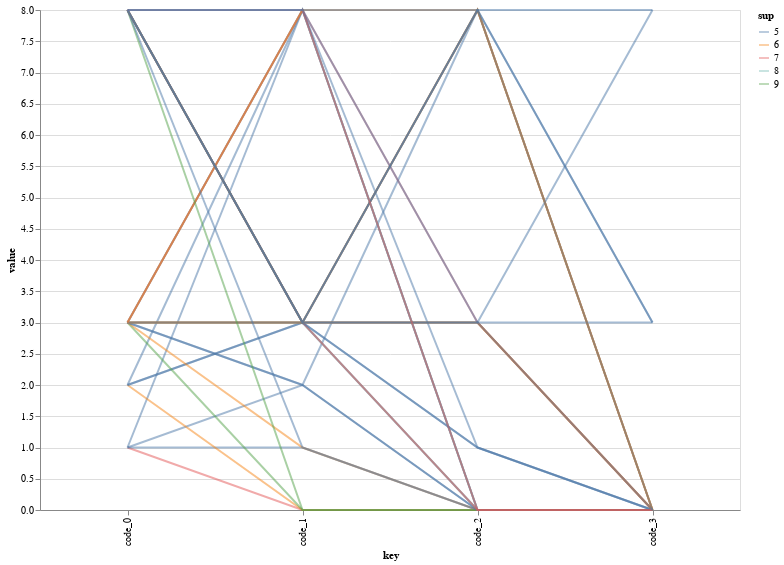

The notebook cell this image was saved under:
### Markdown cell above
### First 5 min sequence

### Code cell
alt.Chart(startGamePatternsDict).transform_window(
    index='count()'
).transform_fold(
    ['code_0', 'code_1', 'code_2', 'code_3']
).mark_line().encode(
    x='key:N',
    y='value:Q',
    color='sup:N',
    detail='index:N',
    opacity=alt.value(0.5)
).properties(width=700, height=500)

### Figure 1 — Vega-Lite specification as saved in the notebook (floating-point values rounded to 4 significant figures)
{"config": {"view": {"continuousWidth": 400, "continuousHeight": 300}}, "data": {"name": "data-33e544718e24cefe1567c929d93bc1bf"}, "mark": "line", "encoding": {"color": {"type": "nominal", "field": "sup"}, "detail": {"type": "nominal", "field": "index"}, "opacity": {"value": 0.5}, "x": {"type": "nominal", "field": "key"}, "y": {"type": "quantitative", "field": "value"}}, "height": 500, "transform": [{"window": [{"op": "count", "as": "index"}]}, {"fold": ["code_0", "code_1", "code_2", "code_3"]}], "width": 700, "$schema": "https://vega.github.io/schema/vega-lite/v4.8.1.json", "datasets": {"data-33e544718e24cefe1567c929d93bc1bf": [{"code_0": "1", "code_1": 0, "code_2": 0, "code_3": 0, "sup": 7}, {"code_0": "1", "code_1": "1", "code_2": 0, "code_3": 0, "sup": 5}, {"code_0": "1", "code_1": "2", "code_2": 0, "code_3": 0, "sup": 5}, {"code_0": "1", "code_1": "8", "code_2": 0, "code_3": 0, "sup": 5}, {"code_0": "2", "code_1": 0, "code_2": 0, "code_3": 0, "sup": 6}, {"code_0": "2", "code_1": "3", "code_2": 0, "code_3": 0, "sup": 5}, {"code_0": "2", "code_1": "3", "code_2": "3", "code_3": 0, "sup": 5}, {"code_0": "2", "code_1": "8", "code_2": 0, "code_3": 0, "sup": 5}, {"code_0": "3", "code_1": 0, "code_2": 0, "code_3": 0, "sup": 9}, {"code_0": "3", "code_1": "1", "code_2": 0, "code_3": 0, "sup": 6}, {"code_0": "3", "code_1": "2", "code_2": 0, "code_3": 0, "sup": 5}, {"code_0": "3", "code_1": "2", "code_2": "8", "code_3": 0, "sup": 5}, {"code_0": "3", "code_1": "3", "code_2": 0, "code_3": 0, "sup": 8}, {"code_0": "3", "code_1": "3", "code_2": "1", "code_3": 0, "sup": 5}, {"code_0": "3", "code_1": "3", "code_2": "3", "code_3": 0, "sup": 6}, {"code_0": "3", "code_1": "3", "code_2": "8", "code_3": 0, "sup": 6}, {"code_0": "3", "code_1": "3", "code_2": "8", "code_3": "3", "sup": 5}, {"code_0": "3", "code_1": "8", "code_2": 0, "code_3": 0, "sup": 8}, {"code_0": "3", "code_1": "8", "code_2": "1", "code_3": 0, "sup": 5}, {"code_0": "3", "code_1": "8", "code_2": "3", "code_3": 0, "sup": 7}, {"code_0": "3", "code_1": "8", "code_2": "8", "code_3": 0, "sup": 6}, {"code_0": "8", "code_1": 0, "code_2": 0, "code_3": 0, "sup": 9}, {"code_0": "8", "code_1": "1", "code_2": 0, "code_3": 0, "sup": 5}, {"code_0": "8", "code_1": "3", "code_2": 0, "code_3": 0, "sup": 7}, {"code_0": "8", "code_1": "3", "code_2": "1", "code_3": 0, "sup": 5}, {"code_0": "8", "code_1": "3", "code_2": "3", "code_3": 0, "sup": 6}, {"code_0": "8", "code_1": "3", "code_2": "3", "code_3": "3", "sup": 5}, {"code_0": "8", "code_1": "3", "code_2": "3", "code_3": "8", "sup": 5}, {"code_0": "8", "code_1": "3", "code_2": "8", "code_3": 0, "sup": 6}, {"code_0": "8", "code_1": "3", "code_2": "8", "code_3": "3", "sup": 5}, {"code_0": "8", "code_1": "3", "code_2": "8", "code_3": "8", "sup": 5}, {"code_0": "8", "code_1": "8", "code_2": 0, "code_3": 0, "sup": 7}, {"code_0": "8", "code_1": "8", "code_2": "3", "code_3": 0, "sup": 5}, {"code_0": "8", "code_1": "8", "code_2": "8", "code_3": 0, "sup": 5}]}}
